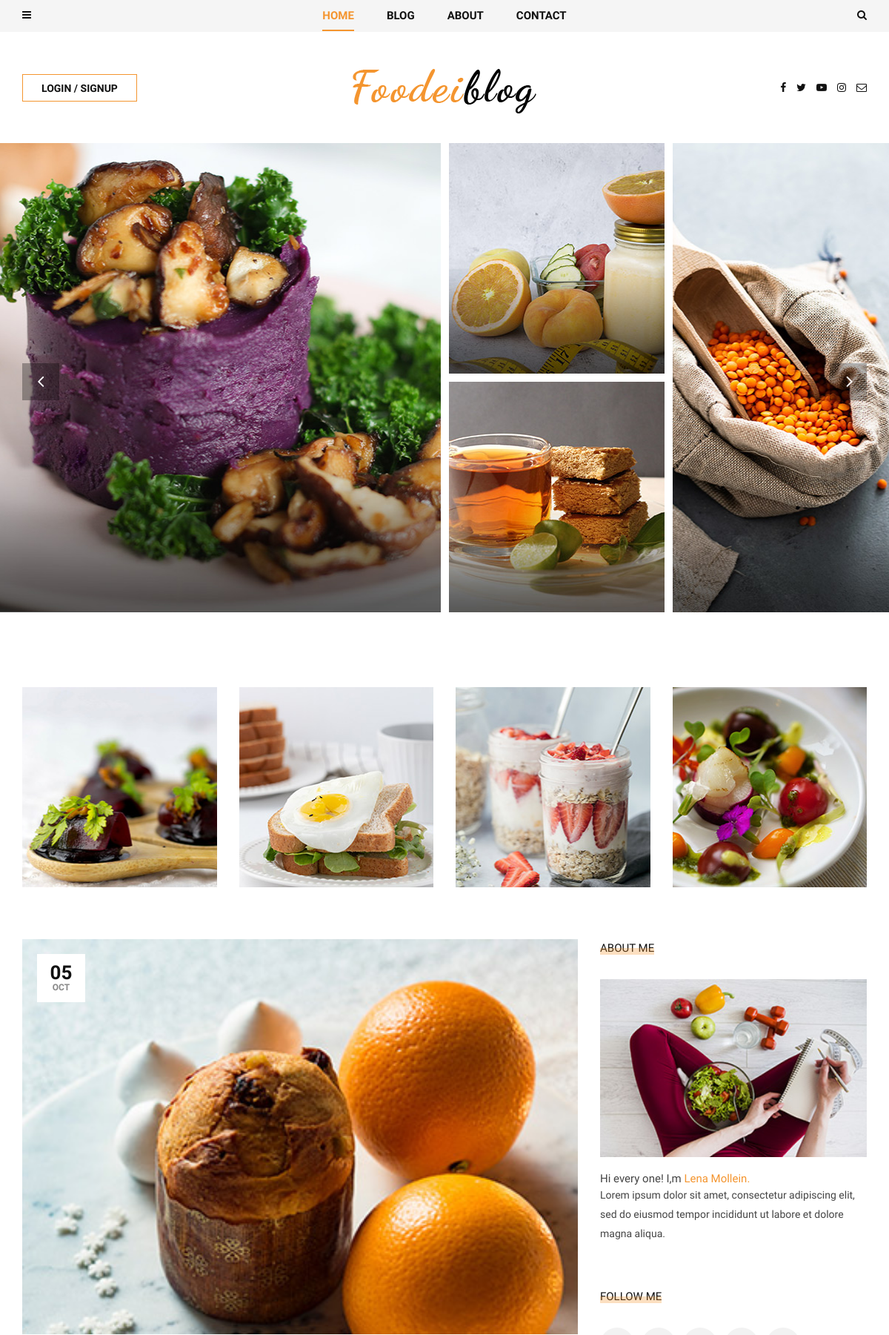
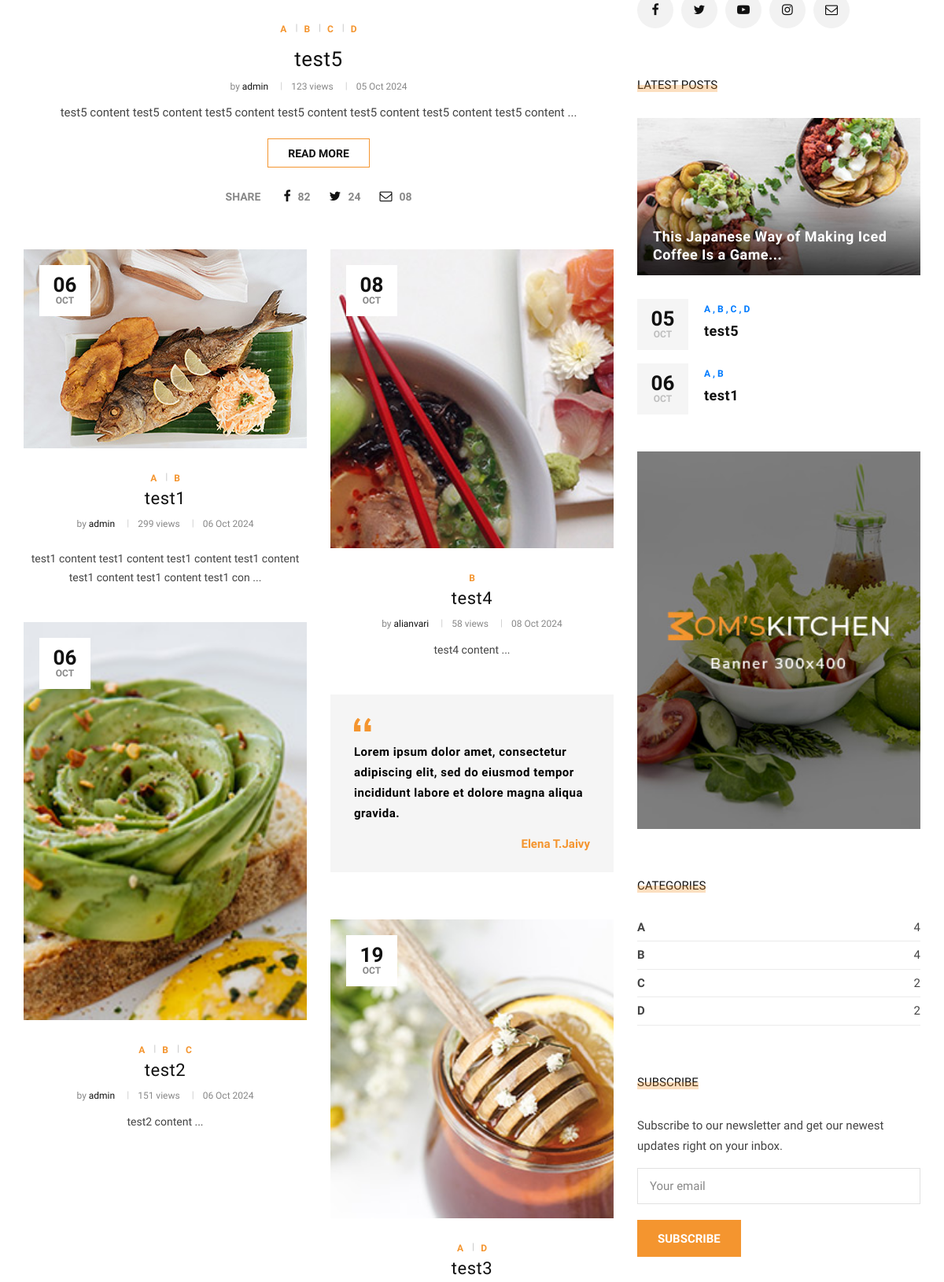
The page / (upper part) on the database its author committed (2 pictures, top to bottom).
### blog/models.py (models this page shows, shortened)
class Post(models.Model):
    image = models.ImageField(upload_to = 'blog/', default = 'blog/default.jpg')
    author = models.ForeignKey(User,on_delete = models.SET_NULL,null = True)
    title = models.CharField(max_length=255)
    content = models.TextField()
    tags = TaggableManager()
    category = models.ManyToManyField(Category)
    counted_views = models.IntegerField(default=0)
    status = models.BooleanField(default=False)
    login_require = models.BooleanField(default=False)
    published_date = models.DateTimeField(null=True)
    created_date = models.DateTimeField(auto_now_add=True)
    updated_date = models.DateTimeField(auto_now=True)
    class Meta:
        ordering = ['id']

class Category(models.Model):
    name = models.CharField(max_length = 255)
    def __str__(self):
        return self.name

### website/views.py (the view)
# urls.py: path('',index_view,name='index'),
def index_view(request):
    return render(request,'website/index2.html')

### blog/templatetags/blog_tags.py (called while the page is built)
@register.inclusion_tag('blog/blog_latestposts.html')
def latestposts():
    posts = Post.objects.filter(published_date__lte = timezone.now(),status=1).order_by('published_date')[:2]
    return {'posts':posts}

@register.inclusion_tag('blog/blog_postcategories.html')
def postcategories():
    posts = Post.objects.filter(published_date__lte = timezone.now(),status=1)
    categories = Category.objects.all()
    cat_dict = {}
    for name in categories:
        cat_dict[name] = posts.filter(category=name).count()
    return {'categories':cat_dict}

### website/templatetags/website_tags.py (called while the page is built)
@register.filter
def snippet(value,arg):
    return value[:arg]

@register.inclusion_tag('website/website-latestposts.html')
def latestposts2():
    posts = Post.objects.filter(published_date__lte = timezone.now(),status=1).order_by('published_date')[:6]
    return {'posts':posts}

### mysite/templates/website/index2.html (shortened to what this page needs)
{% extends 'base2.html' %}
{% load static %}
{% load website_tags %}
{% load blog_tags %}
{% block content %}
    <section class="hero">
        <div class="hero__slider owl-carousel">
            <div class="hero__item">
                <div class="container-fluid">
                    <div class="row">
                        <div class="col-lg-6 p-0">
                            <div class="hero__inside__item hero__inside__item--wide set-bg"
                                data-setbg="{% static "template2/img/hero/hero-1.jpg" %}">
                            </div>
                        </div>
                        <div class="col-lg-3 col-md-6  p-0">
                            <div class="hero__inside__item hero__inside__item--small set-bg"
                                data-setbg="{% static "template2/img/hero/hero-2.jpg" %}">
                            </div>
                            <div class="hero__inside__item hero__inside__item--small set-bg"
                                data-setbg="{% static "template2/img/hero/hero-3.jpg" %}">
                            </div>
                        </div>
                        <div class="col-lg-3 col-md-6  p-0">
                            <div class="hero__inside__item set-bg" data-setbg="{% static "template2/img/hero/hero-4.jpg" %}">
                            </div>
                        </div>
                    </div>
                </div>
            </div>
            <div class="hero__item">
                <div class="container-fluid">
                    <div class="row">
                        <div class="col-lg-3 col-md-6 p-0">
                        </div>
                    </div>
                </div>
            </div>
        </div>
    </section>
    <section class="categories spad">
        <div class="container">
            <div class="row">
                <div class="col-lg-3 col-md-6 col-sm-6">
                    <div class="categories__item set-bg" data-setbg="{% static "template2/img/categories/cat-1.jpg" %}">
                    </div>
                </div>
                <div class="col-lg-3 col-md-6 col-sm-6">
                    <div class="categories__item set-bg" data-setbg="{% static "template2/img/categories/cat-2.jpg" %}">
                    </div>
                </div>
                <div class="col-lg-3 col-md-6 col-sm-6">
                    <div class="categories__item set-bg" data-setbg="{% static "template2/img/categories/cat-3.jpg" %}">
                    </div>
                </div>
                <div class="col-lg-3 col-md-6 col-sm-6">
                    <div class="categories__item set-bg" data-setbg="{% static "template2/img/categories/cat-4.jpg" %}">
                    </div>
                </div>
            </div>
        </div>
        <div class="categories__post">
            <div class="container">
                <div class="row">
                    <div class="col-lg-8 col-md-8">
                        {% latestposts2 %}
                    </div>
                    <div class="col-lg-4 col-md-4">
                        <div class="sidebar__item">
                            {%include 'blog/blog_writer.html'%}
                            <div class="sidebar__follow__item">
                                <div class="sidebar__item__title">
                                    <h6>Follow me</h6>
                                </div>
                                <div class="sidebar__item__follow__links">
                                    <a href="#"><i class="fa fa-facebook"></i></a>
                                    <a href="#"><i class="fa fa-twitter"></i></a>
                                    <a href="#"><i class="fa fa-youtube-play"></i></a>
                                    <a href="#"><i class="fa fa-instagram"></i></a>
                                    <a href="#"><i class="fa fa-envelope-o"></i></a>
                                </div>
                            </div>
                            {% latestposts %}
                            <div class="sidebar__item__banner">
                                <img src="{% static "template2/img/sidebar/banner.jpg" %}" alt="">
                            </div>
                            {% postcategories %}
                            <div class="sidebar__subscribe__item">
                                <div class="sidebar__item__title">
                                    <h6>Subscribe</h6>
                                </div>
                                {% include 'website/website-subscribe.html' %}
                            </div>
                        </div>
                    </div>
                </div>
            </div>
        </div>
    </section>
{% endblock %}

### mysite/templates/website/website-latestposts.html (shortened to what this page needs)
{% load static %}
{% load website_tags %}
<div class="categories__post__item categories__post__item--large">
    <div class="categories__post__item__pic set-bg"
        data-setbg="{{posts.0.image.url}}">
        <div class="post__meta">
            <h4>{{posts.0.published_date|date:'d'}}</h4>
            <span>{{posts.0.published_date|date:'M'}}</span>
        </div>
    </div>
    <div class="categories__post__item__text">
        <ul class="post__label--large">
            {% for cat in posts.0.category.all %}
            <li>
                {{cat.name}}
            </li>
            {% endfor %}
        </ul>
        <h3><a href="#">{{posts.0.title}}</a></h3>
        <ul class="post__widget">
            <li>by <span>{{posts.0.author}}</span></li>
            <li>{{posts.0.counted_views}} views</li>
            <li>{{posts.0.published_date|date:'d M Y'}}</li>
        </ul>
        <p>{{posts.0.content|snippet:100|safe}} ...</p>
        <a href="{% url "blog:blog_single" pid=posts.0.id %}" class="primary-btn">Read more</a>
        <div class="post__social">
            <span>Share</span>
            <a href="#"><i class="fa fa-facebook"></i> <span>82</span></a>
            <a href="#"><i class="fa fa-twitter"></i> <span>24</span></a>
            <a href="#"><i class="fa fa-envelope-o"></i> <span>08</span></a>
        </div>
    </div>
</div>
<div class="row">
    <div class="col-lg-6 col-md-6 col-sm-6">
        <div class="categories__post__item">
            <div class="categories__post__item__pic small__item set-bg"
                data-setbg={{posts.1.image.url}}>
                <div class="post__meta">
                    <h4>{{posts.1.published_date|date:'d'}}</h4>
                    <span>{{posts.1.published_date|date:'M'}}</span>
                </div>
            </div>
            <div class="categories__post__item__text">
                <ul class="post__label--large">
                    {% for cat in posts.1.category.all %}
                    <li>
                        {{cat.name}}
                    </li>
                    {% endfor %}
                </ul>
                <h3><a href="{% url "blog:blog_single" pid=posts.1.id %}">{{posts.1.title}}</a></h3>
                <ul class="post__widget">
                    <li>by <span>{{posts.1.author}}</span></li>
                    <li>{{posts.1.counted_views}} views</li>
                    <li>{{posts.1.published_date|date:'d M Y'}}</li>
                </ul>
                <p>{{posts.1.content|snippet:100|safe}} ...</p>
            </div>
        </div>
        <div class="categories__post__item">
            <div class="categories__post__item__pic set-bg"
                data-setbg={{posts.2.image.url}}>
                <div class="post__meta">
                    <h4>{{posts.2.published_date|date:'d'}}</h4>
                    <span>{{posts.2.published_date|date:'M'}}</span>
                </div>
            </div>
            <div class="categories__post__item__text">
                <ul class="post__label--large">
                    {% for cat in posts.2.category.all %}
                    <li>
                        {{cat.name}}
                    </li>
                    {% endfor %}
                </ul>
                <h3><a href="{% url "blog:blog_single" pid=posts.2.id %}">{{posts.2.title}}</a></h3>
                <ul class="post__widget">
                    <li>by <span>{{posts.2.author}}</span></li>
                    <li>{{posts.2.counted_views}} views</li>
                    <li>{{posts.2.published_date|date:'d M Y'}}</li>
                </ul>
                <p>{{posts.2.content|snippet:100|safe}} ...</p>
            </div>
        </div>
    </div>
    <div class="col-lg-6 col-md-6 col-sm-6">
        <div class="categories__post__item">
            <div class="categories__post__item__pic smaller__large set-bg"
                data-setbg={{posts.3.image.url}}>
                <div class="post__meta">
                    <h4>{{posts.3.published_date|date:'d'}}</h4>
                    <span>{{posts.3.published_date|date:'M'}}</span>
                </div>
            </div>
            <div class="categories__post__item__text">
                <ul class="post__label--large">
                    {% for cat in posts.3.category.all %}
                    <li>
                        {{cat.name}}
                    </li>
                    {% endfor %}
                </ul>
                <h3><a href="{% url "blog:blog_single" pid=posts.3.id %}">{{posts.3.title}}</a>
                </h3>
                <ul class="post__widget">
                    <li>by <span>{{posts.3.author}}</span></li>
                    <li>{{posts.3.counted_views}} views</li>
                    <li>{{posts.3.published_date|date:'d M Y'}}</li>
                </ul>
                <p>{{posts.3.content|snippet:100|safe}} ...</p>
            </div>
        </div>
        <div class="categories__post__item__small">
            <img src="{% static "template2/img/categories/categories-post/quote.png" %}" alt="">
            <p>Lorem ipsum dolor amet, consectetur adipiscing elit, sed do eiusmod tempor
                incididunt labore et dolore magna aliqua gravida.</p>
            <div class="posted__by">Elena T.Jaivy</div>
        </div>
        <div class="categories__post__item">
            <div class="categories__post__item__pic smaller__large set-bg"
                data-setbg={{posts.4.image.url}}>
                <div class="post__meta">
                    <h4>{{posts.4.published_date|date:'d'}}</h4>
                    <span>{{posts.4.published_date|date:'M'}}</span>
                </div>
            </div>
            <div class="categories__post__item__text">
                <ul class="post__label--large">
                    {% for cat in posts.4.category.all %}
                    <li>
                        {{cat.name}}
                    </li>
                    {% endfor %}
                </ul>
                <h3><a href="{% url "blog:blog_single" pid=posts.4.id %}">{{posts.4.title}}</a></h3>
            </div>
        </div>
    </div>
</div>

### mysite/templates/blog/blog_latestposts.html (shortened to what this page needs)
{% load static %}
<div class="sidebar__feature__item">
    <div class="sidebar__item__title">
        <h6>Latest Posts</h6>
    </div>
    <div class="sidebar__feature__item__large set-bg"
        data-setbg="{% static "template2/img/sidebar/feature-post.jpg" %}">
        <div class="sidebar__feature__item__large--text">
            <h5><a href="#">This Japanese Way of Making Iced Coffee Is a Game...</a>
            </h5>
        </div>
    </div>
    <div class="sidebar__feature__item__list">
        {% for post in posts %}
        <div class="sidebar__feature__item__list__single">
            <div class="post__meta">
                <h4>{{post.published_date|date:'d'}}</h4>
                <span>{{post.published_date|date:'M'}}</span>
            </div>
            <div class="post__text">
                <span>
                    {% for cat in post.category.all %}
                    <a href="{% url "blog:category" cat_name=cat.name %}">{{cat.name}} {%if not forloop.last%} , {%endif%}</a>
                    {% endfor %}
                </span>
                <h5><a href="{% url "blog:blog_single" pid=post.id %}">{{post.title}}</a></h5>
            </div>
        </div>
        {% endfor %}
    </div>
</div>

### mysite/templates/blog/blog_postcategories.html
<div class="sidebar__item__categories">
    <div class="sidebar__item__title">
        <h6>Categories</h6>
    </div>
    <ul>
        {% for name,count in categories.items %}
        <li><a href="{% url "blog:category" cat_name=name %}">{{name}} <span>{{count}}</span></a></li>
        {% endfor %}
    </ul>
</div>

### rows shown on the page
Post: published_date "05", published_date "OCT", title "test5", author.username "admin", counted_views "123", published_date "05 Oct 2024", content "test5 content test5 content test5 content test5 content test5 content test5 content test5 content"
Category: name "A", count "4"
Category: name "B", count "4"
Category: name "C", count "2"
Category: name "D", count "2"
Post: published_date "06", published_date "OCT", title "test1", author.username "admin", counted_views "299", published_date "06 Oct 2024", content "test1 content test1 content test1 content test1 content test1 content test1 content test1 con"
Post: published_date "06", published_date "OCT", title "test2", author.username "admin", counted_views "151", published_date "06 Oct 2024", content "test2 content"
Post: published_date "08", published_date "OCT", title "test4", author.username "alianvari", counted_views "58", published_date "08 Oct 2024", content "test4 content"
Post: published_date "19", published_date "OCT", title "test3"
